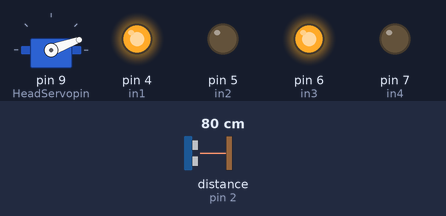
Recording of a sketch running on a simulated Arduino Uno, built with avr-gcc and run on an emulated ATmega328P. Parts: servo, output pins drawn as LEDs (lit = HIGH). Wiring (inferred from the names in the program): ultrasonic range finder: trigger pin 3; echo pin 2. The inputs (shaded band) are chosen by the test bench; at power-on: distance to the obstacle (sensor on pin 2) 80 cm. The echo pulse lasts 58.3 µs per cm; pins used as bus, display or sensor lines are not drawn.

Above: at 5.2 s.
5.3 s: distance to the obstacle (sensor on pin 2) set to 24 cm
6.8 s: distance to the obstacle (sensor on pin 2) set to 20 cm
At 9.6 s:
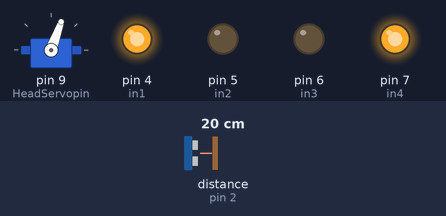
9.8 s: distance to the obstacle (sensor on pin 2) set to 12 cm
11.8 s: distance to the obstacle (sensor on pin 2) set to 9 cm
At 14.6 s:
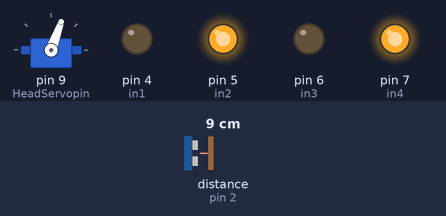
14.8 s: distance to the obstacle (sensor on pin 2) set to 35 cm
At 15.4 s:
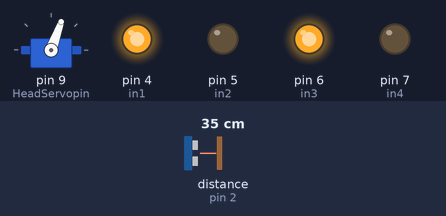
16.3 s: distance to the obstacle (sensor on pin 2) set to 2 cm
At 17.7 s:
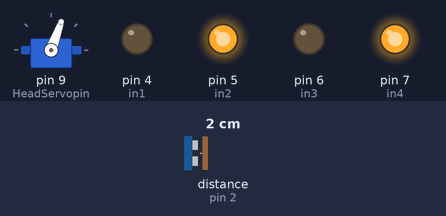
Timing chart, 0 to 18.8 s (numbered marks = the images above; inputs shaded):
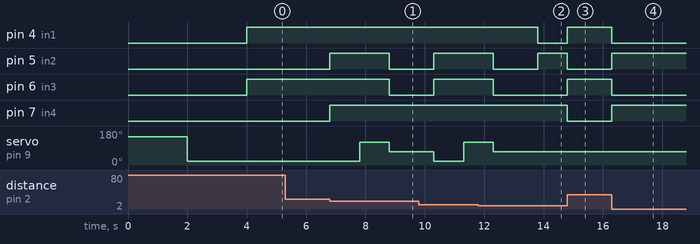

The sketch:

Obstacle_avoidance.ino
```cpp
#include <Servo.h>

Servo headservo;  // 头部舵机对象

const int EchoPin=2;//超声波信号输入
const int TrigPin=3;//超声波控制信号输出

const int in1=4;//直流电机正反转信号输出
const int in2=5;
const int in3=6;
const int in4=7;

const int HeadServopin=9;//舵机信号输出

int currDist=10;//距离


void setup(){

Serial.begin(9600);//开始串行监测

pinMode(EchoPin,INPUT);//设置2号引脚为输入
for (int i=3;i<=7;i++){
pinMode(i,OUTPUT);//设置3到7号引脚为输出
}
pinMode(HeadServopin,OUTPUT);//设置9、10、11引脚为输出

headservo.attach(HeadServopin);//舵机接口

headservo.write(150);//启动缓冲活动头部
delay(2000);
headservo.write(20);
delay(2000);
}

//主程序
void loop(){

currDist=MeasuringDistance();//读取超声波测得的距离

if(currDist>20){
nodanger();
}
else if(currDist<10){
backup();
}
else{
whichway();
}
}

//超声波测距
long MeasuringDistance() {
long duration;
pinMode(TrigPin, OUTPUT);
digitalWrite(TrigPin, LOW);
delayMicroseconds(2);
digitalWrite(TrigPin, HIGH);
delayMicroseconds(10);
digitalWrite(TrigPin, LOW);

pinMode(EchoPin, INPUT);
duration = pulseIn(EchoPin, HIGH);

return duration / 58;
}

//无障碍前进
void nodanger(){
digitalWrite(in1, HIGH);
digitalWrite(in2, LOW);
digitalWrite(in3, HIGH);
digitalWrite(in4, LOW);
return;
}

//有障碍后退
void backup(){
digitalWrite(in1, LOW);
digitalWrite(in2, HIGH);
digitalWrite(in3, LOW);
digitalWrite(in4, HIGH);
return;
}

//选择路线
void whichway(){
totalhalt();// 停车且调整探头朝向正前方

headservo.write(20);
delay(1000);
int lDist = MeasuringDistance();   // 把左边探测到的数值赋值给lDdist

totalhalt();// 停车且调整探头朝向正前方

headservo.write(120);
delay(1000);
int rDist = MeasuringDistance();   // 把右边探测到的数值赋值给rDdist

totalhalt();// 恢复探测头

if(lDist < rDist){
    body_lturn();
  }
  else{
    body_rturn();
  }
  return;
}

//停车且调整探头朝向正前方
void totalhalt(){
digitalWrite(in1, HIGH);
digitalWrite(in2, HIGH);
digitalWrite(in3, HIGH);
digitalWrite(in4, HIGH);
headservo.write(70);  // 使得探头朝向正前方
return;
delay(1000);
}

//左转
void body_lturn() {
digitalWrite(in1, LOW);
digitalWrite(in2, HIGH);
digitalWrite(in3, HIGH);
digitalWrite(in4, LOW);
delay(1500);
totalhalt();
}

//右转
void body_rturn() {
digitalWrite(in1, HIGH);
digitalWrite(in2, LOW);
digitalWrite(in3, LOW);
digitalWrite(in4, HIGH);
delay(1500);
totalhalt();
}
```

car08.ino
```cpp
/*小车运动代码*/
//++++++++此为扩展板已有定义，无法更改
int INA = 4;      //电机A正反转控制端
int PWMA = 5;     //电机A调速端
int INB = 7;      //电机B正反转控制端
int PWMB = 6;     //电机B调速端

//++++++++小车运行变量定义
int value_L,value_R;
int L_run,  R_run;    //小车电机驱动运行值

//++++++++蓝牙串口变量定义
String inString = "";  //串口输入字符串：初始化为空
int blue_start=0;      //蓝牙启动标志：若为 1 ，则由蓝牙控制接管。初始化为 0
int xxx;                //串口传送过来的speed数值

//===========  电机动作  ===============//
//高速前进
void Gogo()
{
  value_L = L_run ;    //将电机运行值赋予驱动变量
  value_R = R_run ;    //同上
  Go_run();   //运行电机驱动函数
}

//低速前进
void Go()
{
  value_L = L_run ;
  value_R = R_run ;
  Go_run();
}

//高速后退
void GoGo_back()
{
  value_L = L_run ;
  value_R = R_run ;
  digitalWrite(INA,LOW);          //反转：与驱动函数部分不同，仔细看下哪里不同
  digitalWrite(INB,LOW);          //
  analogWrite(PWMA,value_L);      //PWM调速
  analogWrite(PWMB,value_R);
  delay(80);                      //驱动延时：即为高速后退运行时间
}

//大左转
void Da_left()
{
  value_L = L_run ;
  value_R = R_run ;
  Go_run();
  delay(100);
}

//大右转
void Da_right()
{
  value_L = L_run ;
  value_R = R_run ;
  Go_run();
  delay(100);
}

//左转弯
void left()
{
  value_L = 0 ;
  value_R = R_run ;
  Serial.println("left");
  Go_run();

  delay(550);
}

//右转弯
void right()
{
  value_L = L_run ;
  value_R = 0 ;
  Serial.println("right");
  Go_run();
  delay(550);
}

//左转弯掉头
void Diaotou_left()
{
  value_L = 0 ;
  value_R = 250 ;
  Serial.println("diao-left");
  Go_run();
  delay(1700);
}


//右转弯掉头
void Diaotou_right()
{
  value_L = 250 ;
  value_R = 0 ;
  Serial.println("diao-right");
  Go_run();
  delay(1700);
}

//停止
void stop()
{
  value_L = 0 ;
  value_R = 0 ;
  analogWrite(PWMA,value_L);      //PWM调速
  analogWrite(PWMB,value_R);
  Serial.println("stop");         //此为串口输出stop字符，专为调试时使用，运行该函数即输出stop字符，可帮助判断运行情况
}

//电机驱动
void Go_run()
{
  digitalWrite(INA,HIGH);         //HIGH为前进，LOW为后退
  digitalWrite(INB,HIGH);
  analogWrite(PWMA,value_L);      //PWM调速
  analogWrite(PWMB,value_R);
  //  digitalWrite(PEER,0);
}

//===========  蓝牙通讯控制  ==============//
void Blue_Str()
{
  while (Serial.available() > 0)    //读取串口输入：有输入则读取信息
  {
    int inChar = Serial.read();     //读取信息：读取为单字符，后继需将其连起来成为字符串
    if (inChar == '#')
    {
      xxx = inString.toInt();
      inString="";
      break;
    }
    else
    {
      if (inChar == '*')   break;
       else    inString += (char)inChar;       //并且将其连起来：如 1+2+3＝123
    }

  }

  if (inString=="go")               //如果输入信息为 go，则低速前行
  {
    L_run = xxx;
    R_run = xxx;
    Go();                           //此为函数：低速前行
    inString = "";                  //将串口信息缓存清空
    blue_start=1;                   //同时将蓝牙标志设置为 1
  }

  if (inString=="gogo")
  {
    L_run = xxx;
    R_run = xxx;
    Gogo();
    inString = "";
    blue_start=1;
  }


  if (inString=="stop")
  {
    stop();
    inString = "";
    blue_start=0;                   //运行stop指令，则将蓝牙标志初始化，方便后继选择运行模式                 //
  }

  if (inString=="left")
  {
    R_run = xxx;
    left();
    inString = "";
    blue_start=1;
  }

  if (inString=="right")
  {
    L_run = xxx;
    right();
    inString = "";
    blue_start=1;
  }

  if (inString=="back")
  {
    L_run = xxx;
    R_run = xxx;
    GoGo_back();
    inString = "";
    blue_start=1;
  }
}
```

car1.ino
```cpp
/*
SR04超声波传感器驱动
 串口显示检测距离
 */
// 设定SR04连接的Arduino引脚
 // const int TrigPin1 = 2;    //定义前置超声波传感器的连接，同时为宏定义，后面直接用 TrigPin1 代表引脚 2
 // const int EchoPin1 = 3;

 // const int TrigPin2 = 8;    //定义左侧超声波传感器的连接
 // const int EchoPin2 = 9;

 // const int TrigPin3 = 10;   //定义右侧超声波传感器的连接
 // const int EchoPin3 = 11;


float a[6]={};    //前置超声波传感器数据缓存：存取6个测距数据：分别为a[0]、a[1]、a[2]、a[3]、a[4]、a[5]
float b[6]={};    //左侧超声波传感器数据缓存：存取6个测距数据
float c[6]={};    //右侧超声波传感器数据缓存：存取6个测距数据

float CJ_data_a,CJ_data_b,CJ_data_c;    //筛选后的测距数据

int gg_back;    //后退次数：此为进入死胡同通道时，需后退的次数，现暂时定义为2次，2次后即后退时间加长，保证能退出死胡同

//读取前置超声波测距数据
void read_csb(int TrigPin,int EchoPin)
{
  unsigned int s,t,f;
  // 产生一个10us的高脉冲去触发TrigPin
  for (s=0;s<6;s++)         //连续6次，读取前置超声波测距数值
  {
    digitalWrite(TrigPin, LOW);    //引脚 2 为 低
    delayMicroseconds(2);           //延时
    digitalWrite(TrigPin, HIGH);   //引脚 3 为 高
    delayMicroseconds(10);
    digitalWrite(TrigPin, LOW);
          // 检测脉冲宽度，并计算出距离

    switch (TrigPin)
    {
      case 2:   a[s] = pulseIn(EchoPin, HIGH) / 58.00;   //计算出测距数值，存放于前置超声波数组中
              break;
      case 8:   b[s] = pulseIn(EchoPin, HIGH) / 58.00;
              break;
      case 10:  c[s] = pulseIn(EchoPin, HIGH) / 58.00;
              break;
    }
                                            //s 即为上面的0～6的数值。分别将数值存入a[0]～a[5]中
    delay(10);
  }
}

//对超声波数组进行排序（冒泡法：小额数值往上走，大的数值往下走）
void Cj_data()
{
  unsigned int i,j,s;
  float temp1,temp2,temp3;

  for(s=0;s<6;s++)
  {
    for(j=0;j<=5;j++)
    {
      for (i=0;i<5-j;i++)
        if (a[i]>a[i+1])
        {
          temp1=a[i];         //前置数值
          a[i]=a[i+1];
          a[i+1]=temp1;
        }
    }
  }


    for(s=0;s<6;s++)
    {
      for(j=0;j<=5;j++)
      {
        for (i=0;i<5-j;i++)
          if (b[i]>b[i+1])
          {
            temp2=b[i];       //左侧数值
            b[i]=b[i+1];
            b[i+1]=temp2;
          }
      }
    }

      for(s=0;s<6;s++)
      {
        for(j=0;j<=5;j++)
        {
          for (i=0;i<5-j;i++)
            if (c[i]>c[i+1])
            {
              temp3=c[i];       //右侧数值
              c[i]=c[i+1];
              c[i+1]=temp3;
            }
        }
      }
}

//对超声波数组排序结果，掐头去尾取平均，得到测距值
void JL()
 {
    unsigned int i;
    float CJ_temp1,CJ_temp2,CJ_temp3;

    for (i=1;i<5;i++)
    {
       CJ_temp1+=a[i];    //累加
    }

    CJ_data_a=CJ_temp1*100/400;      //取4个数据取平均

    for (i=1;i<5;i++)
    {
      CJ_temp2+=b[i];    //累加
    }

    CJ_data_b=CJ_temp2*100/400;      //取4个数据取平均


    for (i=1;i<5;i++)
    {
      CJ_temp3+=c[i];    //累加
    }

    CJ_data_c=CJ_temp3*100/400;      //取4个数据取平均
 }

//测定当前距离
void CJ()
 {
  read_csb(2,3);       //读前置超声波
  read_csb(8,9);       //读左侧超声波
  read_csb(10,11);       //读右侧超声波
  Cj_data();      //对数据排序
  JL();           //掐头去尾取平均，得到测距值
}

//距离判断之后的动作
void JL_Panduan()
{
  Serial.println(CJ_data_a);      //串口输出测距值：可加 // 注释（不执行）
  Serial.println(CJ_data_b);
  Serial.println(CJ_data_c);

  if (CJ_data_a<25)   //前方距离小于25cm
  {
    //停止
    stop();
  }
  else
  {
    if (CJ_data_a<35)   //前方距离小于35cm
    {
      //停止并左右判断，左转或右转
      stop();
      delay(200);
      LR_panduan();
    }
    else
    {
      if (CJ_data_a<40)   //前方距离小于40cm
      {
        //低速前进
       L_run=150;
       R_run=150;
       Go();
      }
      else
      {
        //高速前进
        L_run=240;
        R_run=240;
        Gogo();
      }
    }
  }
}

//左右距离判断，并进行动作
void LR_panduan()
{
  float M1, M2, M3, M4;    //M1右侧距离；M2左侧距离

  csb(40);      //舵机转右40°
  CJ();         //测定当前距离
  M1=CJ_data_a;   //40°右侧距离

  csb(160);     //舵机转左160°
  CJ();
  M2=CJ_data_a;   //160°左侧距离

  M3=CJ_data_b;   //左侧超声波距离
  M4=CJ_data_c;   //右侧超声波距离

  Serial.println(M1);
  Serial.println(M2);
  Serial.println(M3);
  Serial.println(M4);
  csb(100);     //舵机归正位

//  Serial.println(M1);       //可输出40°与16°角的测距值，现在已经注释掉了（不执行）
//  Serial.println(M2);

  if (((M3+M4)<80)  && (M3<40) && (M4<40) && (M1<40) && (M2<40))   //左右测距值相加＜80cm
                                              //同时左右间距也＜40cm，后退并左右判断距离再动作
  {
    L_run = 240 ;
    R_run = 240 ;
    GoGo_back();

    gg_back++;              //后退标志值加1次
// Serial.println(gg_back);
    if (gg_back>=2)         //如果后退标志值等于2次，则加长后退运行时间
    {
      gg_back=0;
      delay(400);
      LR_panduan();
    }
    else    delay(50);
  }
    else
    {
      if ((M3>M4) && (M3>40)) //M3左侧距离＞M4右侧距离，同时左侧距离＞40cm
      {
        if ((M2>40) && (M3<60))   //40°前方＞40cm，同时左侧距离＜60cm，则转向偏左40°位置
        {
          L_run=120;  R_run=200;
          Da_right();
          delay(200);
        }
         else
          if ((M2<40) && (M3<60))  //40°前方＜40cm，同时左侧距离＜60cm，则掉头左转
          {
            Diaotou_left();
            gg_back=0;
          }
            else
            {
              L_run=0;  R_run=250;
              left();       //M3左侧距离＞60cm，90°左转
              gg_back=0;
            }
      }
        else
        {
           if ((M4>M3) && (M4>40)) //M4右侧距离＞M3左侧距离
           {
              if ((M1>40)  && (M4<60))  //160°前方＞40cm，同时右侧距离＜60cm，则转向偏右40°位置
              {
                L_run=200;  R_run=120;
                Da_right();
                delay(200);
              }
              else
              {
                if ((M1<40) && (M4<60)) //160°前方＜40cm，同时右侧距离＜60cm，则掉头右转
                {
                  Diaotou_right();
                  gg_back=0;
                }
                else
                {
                  L_run=250;  R_run=0;
                  right();       //M4右侧距离＞60cm，90°右转
                  gg_back=0;
                }
              }


            }
        }
  }
}

//左右侧超声波判断
void L_R()
{
  if ((CJ_data_b>10) && (CJ_data_c>10))     //如果左右测距值都大于10cm，则高速运行
  {
    L_run=240;  R_run=240;
  }
    else
    {
      if ((CJ_data_b<10)  && (CJ_data_c>10))    //如果存在一侧的测距值小于10cm，则逐步调整小车进行转向
      {
        L_run=120;  R_run=200;
        Da_left();
        delay(10);
      }
        else
        {
          if ((CJ_data_b>10)  &&  (CJ_data_c<10))
            {
              L_run=200;  R_run=120;
              Da_right();
              delay(10);
            }
             else
             {
               if ((CJ_data_b<10)  &&  (CJ_data_c<10))
                {
                  L_run=120;  R_run=120;         //否则即为进入窄通道，需减速行驶
                }

             }
        }
    }
}
```

csb.ino
```cpp
#include <Servo.h>

Servo myservo;  // 定义舵机变量

void csb(int pos)
{
  myservo.write(pos);
  delay(250); 			//舵机动作时间
}
```

Measured:
- the behaviour switches between 22 and 21 cm on distance to the obstacle (sensor on pin 2) (found by bisection; images 0 and 1)
- the behaviour switches between 11 and 10 cm on distance to the obstacle (sensor on pin 2) (found by bisection; images 1 and 2)
- after the input at 5.3 s, every drawn part: stays the same
- after the input at 6.8 s, pin 5 (in2): LOW → HIGH at once, → LOW 2.0 s later; pin 6 (in3): HIGH → LOW after 2.0 s; pin 7 (in4): LOW → HIGH at once; servo on pin 9 (HeadServopin): 20° → 120° after 1.0 s, → 70° 1.0 s later
- after the input at 11.8 s, pin 4 (in1): HIGH → LOW after 2.0 s; pin 6 (in3): goes on until 12.3 s, then stays LOW; servo on pin 9 (HeadServopin): goes on until 12.3 s, then stays 70°
- after the input at 14.8 s, pin 4 (in1), pin 6 (in3): LOW → HIGH at once; pin 5 (in2), pin 7 (in4): HIGH → LOW at once
- after the input at 16.3 s, pin 4 (in1), pin 6 (in3): HIGH → LOW at once; pin 5 (in2), pin 7 (in4): LOW → HIGH at once
